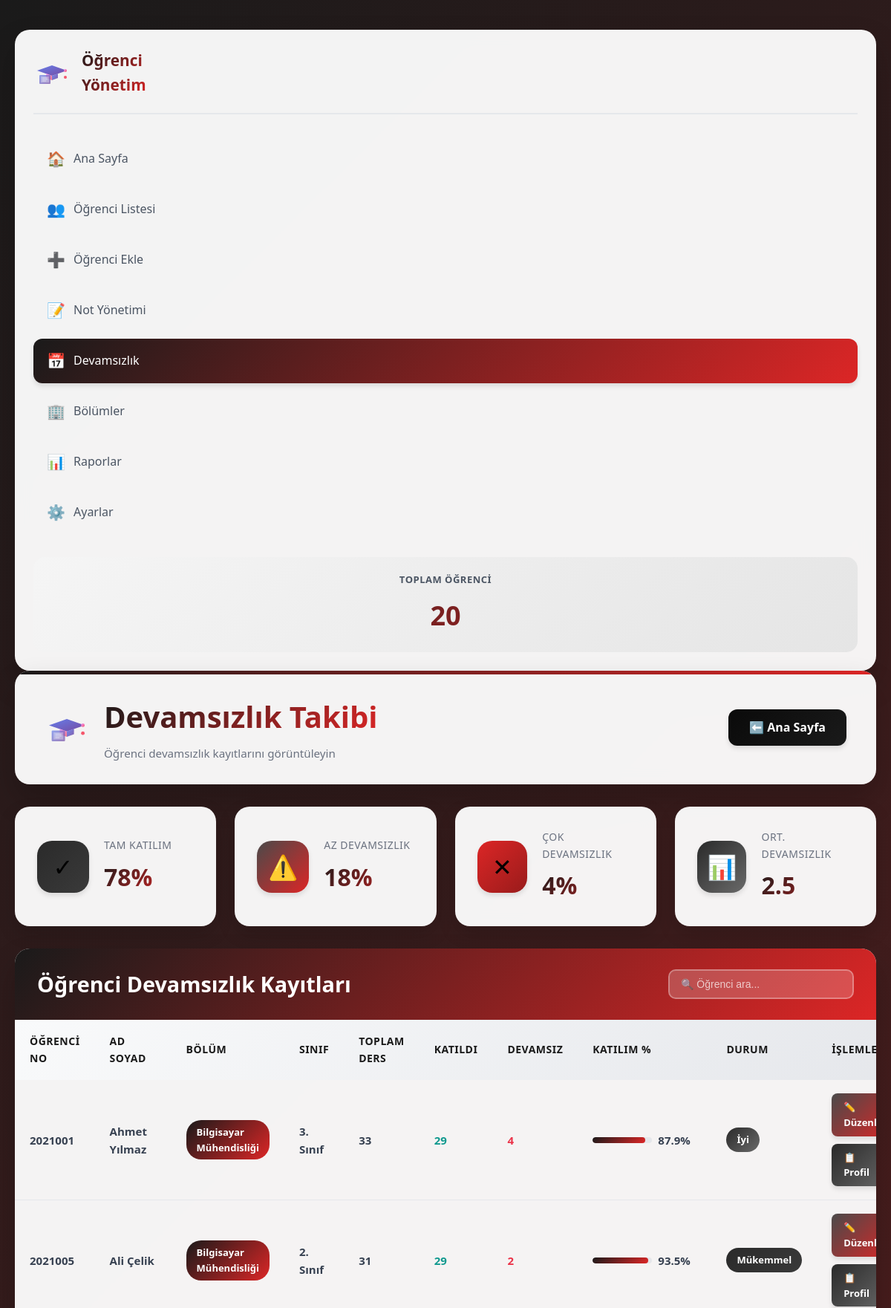
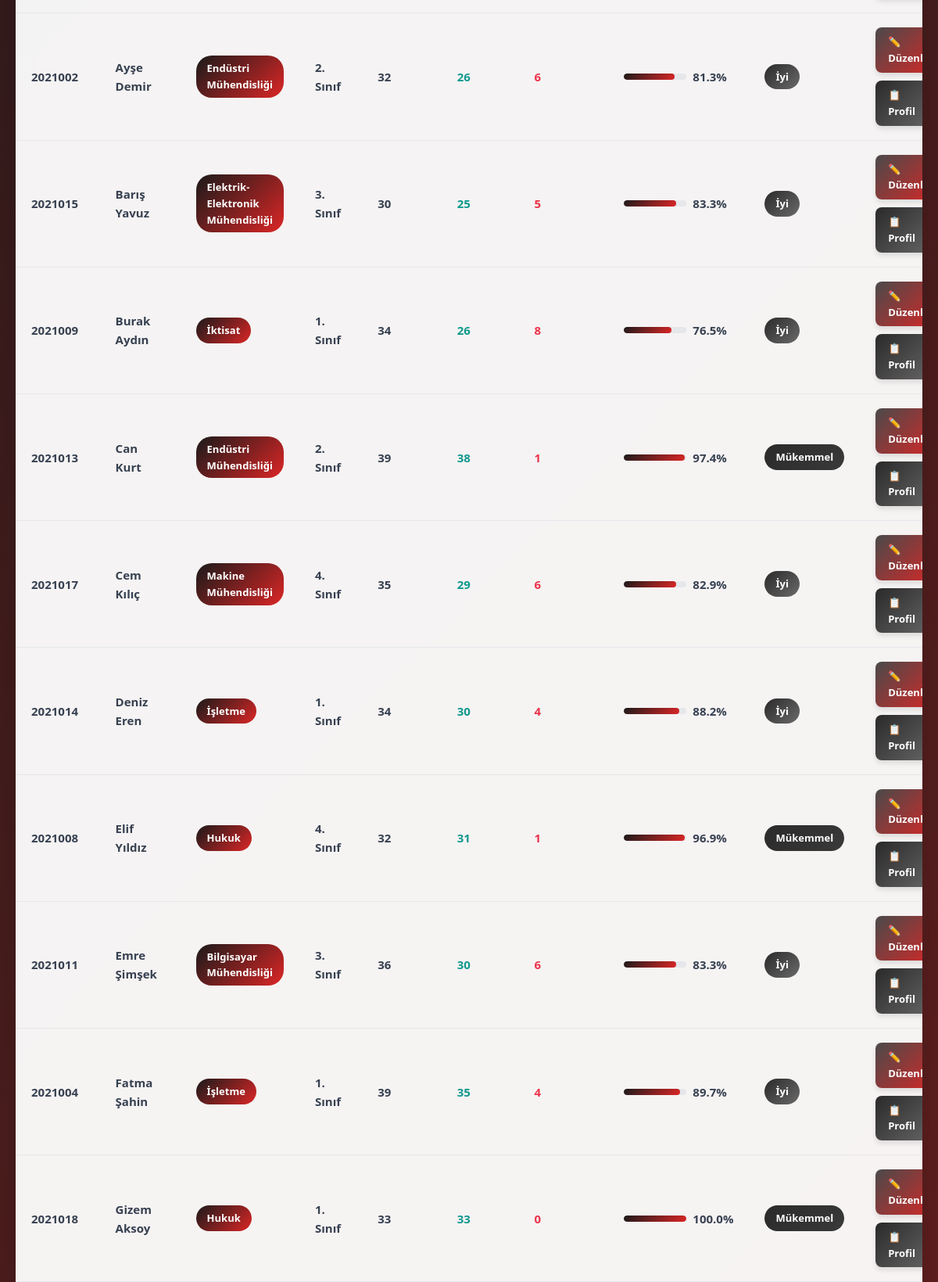
Screenshot of /attendance.php (upper part) with the database file from the repository (2 pictures, top to bottom).
### tables this page shows
CREATE TABLE IF NOT EXISTS ogrenciler (
    id INT(11) AUTO_INCREMENT PRIMARY KEY,
    ad VARCHAR(100) NOT NULL,
    soyad VARCHAR(100) NOT NULL,
    ogrenci_no VARCHAR(20) NOT NULL UNIQUE,
    email VARCHAR(150) NOT NULL,
    telefon VARCHAR(20),
    cinsiyet ENUM('Erkek', 'Kadın', 'Belirtmek İstemiyorum') DEFAULT 'Belirtmek İstemiyorum',
    dogum_tarihi DATE,
    bolum VARCHAR(100) NOT NULL,
    sinif INT(1) NOT NULL,
    not_ortalamasi DECIMAL(4,2) DEFAULT 0.00,
    adres TEXT,
    il VARCHAR(50),
    veli_adi VARCHAR(150),
    veli_telefonu VARCHAR(20),
    durum ENUM('Aktif', 'Mezun', 'Kayıt Dondurdu', 'Ayrıldı') DEFAULT 'Aktif',
    profil_resmi VARCHAR(255) DEFAULT 'default-avatar.png',
    kayit_tarihi TIMESTAMP DEFAULT CURRENT_TIMESTAMP,
    guncelleme_tarihi TIMESTAMP DEFAULT CURRENT_TIMESTAMP ON UPDATE CURRENT_TIMESTAMP
);

### attendance.php (the view, shortened to what this page needs)
<?php
require_once 'config.php';
$students_sql = "SELECT id, ad, soyad, ogrenci_no, bolum, sinif FROM ogrenciler ORDER BY ad, soyad";
$students_result = $conn->query($students_sql);
$stats_sql = "SELECT COUNT(*) as toplam FROM ogrenciler";
$stats_result = $conn->query($stats_sql);
$stats = $stats_result->fetch_assoc();
?>
<!DOCTYPE html>
<html lang="tr">
<head>
    <link rel="stylesheet" href="style.css">
</head>
<body>
    <div class="main-layout">
        <aside class="sidebar">
            <div class="sidebar-logo">
                <img src="logo.svg" alt="Logo">
                <h3>Öğrenci<br>Yönetim</h3>
            </div>
            <nav>
                <ul class="nav-menu">
                    <li class="nav-item">
                        <a href="index.php" class="nav-link">
                            <span class="nav-icon">🏠</span>
                            <span>Ana Sayfa</span>
                        </a>
                    </li>
                    <li class="nav-item">
                        <a href="students.php" class="nav-link">
                            <span class="nav-icon">👥</span>
                            <span>Öğrenci Listesi</span>
                        </a>
                    </li>
                    <li class="nav-item">
                        <a href="add.php" class="nav-link">
                            <span class="nav-icon">➕</span>
                            <span>Öğrenci Ekle</span>
                        </a>
                    </li>
                    <li class="nav-item">
                        <a href="grades.php" class="nav-link">
                            <span class="nav-icon">📝</span>
                            <span>Not Yönetimi</span>
                        </a>
                    </li>
                    <li class="nav-item">
                        <a href="attendance.php" class="nav-link active">
                            <span class="nav-icon">📅</span>
                            <span>Devamsızlık</span>
                        </a>
                    </li>
                    <li class="nav-item">
                        <a href="departments.php" class="nav-link">
                            <span class="nav-icon">🏢</span>
                            <span>Bölümler</span>
                        </a>
                    </li>
                    <li class="nav-item">
                        <a href="reports.php" class="nav-link">
                            <span class="nav-icon">📊</span>
                            <span>Raporlar</span>
                        </a>
                    </li>
                    <li class="nav-item">
                        <a href="settings.php" class="nav-link">
                            <span class="nav-icon">⚙️</span>
                            <span>Ayarlar</span>
                        </a>
                    </li>
                </ul>
            </nav>
            <div class="sidebar-stats">
                <h4>Toplam Öğrenci</h4>
                <div class="big-number"><?php echo $stats['toplam'] ?? 0; ?></div>
            </div>
        </aside>
        <div class="content-area">
            <div class="header">
                <div class="header-left">
                    <img src="logo.svg" alt="Logo" class="header-logo">
                    <div>
                        <h1>Devamsızlık Takibi</h1>
                        <p class="header-subtitle">Öğrenci devamsızlık kayıtlarını görüntüleyin</p>
                    </div>
                </div>
                <div class="header-actions">
                    <a href="index.php" class="btn btn-secondary">
                        ⬅️ Ana Sayfa
                    </a>
                </div>
            </div>
            <div class="stats-container">
                <div class="stat-card">
                    <div class="stat-icon success">
                        ✓
                    </div>
                    <div class="stat-info">
                        <h3>Tam Katılım</h3>
                        <div class="stat-value">78%</div>
                    </div>
                </div>
                <div class="stat-card">
                    <div class="stat-icon warning">
                        ⚠️
                    </div>
                    <div class="stat-info">
                        <h3>Az Devamsızlık</h3>
                        <div class="stat-value">18%</div>
                    </div>
                </div>
                <div class="stat-card">
                    <div class="stat-icon danger">
                        ✕
                    </div>
                    <div class="stat-info">
                        <h3>Çok Devamsızlık</h3>
                        <div class="stat-value">4%</div>
                    </div>
                </div>
                <div class="stat-card">
                    <div class="stat-icon info">
                        📊
                    </div>
                    <div class="stat-info">
                        <h3>Ort. Devamsızlık</h3>
                        <div class="stat-value">2.5</div>
                    </div>
                </div>
            </div>
            <div class="table-container">
                <div class="table-header">
                    <h2>Öğrenci Devamsızlık Kayıtları</h2>
                    <div class="search-box">
                        <input type="text" id="searchInput" placeholder="🔍 Öğrenci ara..." onkeyup="searchTable()">
                    </div>
                </div>
                <div class="table-wrapper">
                    <?php if ($students_result->num_rows > 0): ?>
                        <table id="studentTable">
                            <thead>
                                <tr>
                                    <th>Öğrenci No</th>
                                    <th>Ad Soyad</th>
                                    <th>Bölüm</th>
                                    <th>Sınıf</th>
                                    <th>Toplam Ders</th>
                                    <th>Katıldı</th>
                                    <th>Devamsız</th>
                                    <th>Katılım %</th>
                                    <th>Durum</th>
                                    <th>İşlemler</th>
                                </tr>
                            </thead>
                            <tbody>
                                <?php while($student = $students_result->fetch_assoc()):
                                    $toplam_ders = rand(30, 40);
                                    $devamsiz = rand(0, 8);
                                    $katildi = $toplam_ders - $devamsiz;
                                    $katilim_yuzde = ($katildi / $toplam_ders) * 100;
                                    if ($katilim_yuzde >= 90) {
                                        $durum = 'Mükemmel';
                                        $durum_class = 'success';
                                    } elseif ($katilim_yuzde >= 75) {
                                        $durum = 'İyi';
                                        $durum_class = 'info';
                                    } elseif ($katilim_yuzde >= 60) {
                                        $durum = 'Uyarı';
                                        $durum_class = 'warning';
                                    } else {
                                        $durum = 'Tehlikede';
                                        $durum_class = 'danger';
                                    }
                                ?>
                                    <tr>
                                        <td><strong><?php echo htmlspecialchars($student['ogrenci_no']); ?></strong></td>
                                        <td>
                                            <strong><?php echo htmlspecialchars($student['ad'] . ' ' . $student['soyad']); ?></strong>
                                        </td>
                                        <td>
                                            <span class="badge badge-primary">
                                                <?php echo htmlspecialchars($student['bolum']); ?>
                                            </span>
                                        </td>
                                        <td><strong><?php echo $student['sinif']; ?>. Sınıf</strong></td>
                                        <td><strong><?php echo $toplam_ders; ?></strong></td>
                                        <td><strong style="color: #11998e;"><?php echo $katildi; ?></strong></td>
                                        <td><strong style="color: #eb3349;"><?php echo $devamsiz; ?></strong></td>
                                        <td>
                                            <div style="display: flex; align-items: center; gap: 8px;">
                                                <div class="progress-bar" style="width: 80px;">
                                                    <div class="progress-fill" style="width: <?php echo $katilim_yuzde; ?>%;"></div>
                                                </div>
                                                <strong><?php echo number_format($katilim_yuzde, 1); ?>%</strong>
                                            </div>
                                        </td>
                                        <td>
                                            <span class="badge badge-<?php echo $durum_class; ?>">
                                                <?php echo $durum; ?>
                                            </span>
                                        </td>
                                        <td>
                                            <div class="actions">
                                                <a href="attendance_edit.php?id=<?php echo $student['id']; ?>" class="btn btn-warning btn-sm">
                                                    ✏️ Düzenle
                                                </a>
                                                <a href="profile.php?id=<?php echo $student['id']; ?>" class="btn btn-info btn-sm">
                                                    📋 Profil
                                                </a>
                                            </div>
                                        </td>
                                    </tr>
                                <?php endwhile; ?>
                            </tbody>
                        </table>
                    <?php endif; ?>
                </div>
            </div>
        </div>
    </div>
</body>
</html>

### rows the page displays
ogrenciler: ogrenci_no "2021001", ad+soyad "Ahmet Yılmaz", bolum "Bilgisayar Mühendisliği", sinif "3", $katilim_yuzde 87.878787878788 (drawn), durum "İyi"
ogrenciler: ogrenci_no "2021005", ad+soyad "Ali Çelik", bolum "Bilgisayar Mühendisliği", sinif "2", $katilim_yuzde 93.548387096774 (drawn), durum "Mükemmel"
ogrenciler: ogrenci_no "2021002", ad+soyad "Ayşe Demir", bolum "Endüstri Mühendisliği", sinif "2", $katilim_yuzde 81.25 (drawn), durum "İyi"
ogrenciler: ogrenci_no "2021015", ad+soyad "Barış Yavuz", bolum "Elektrik-Elektronik Mühendisliği", sinif "3", $katilim_yuzde 83.333333333333 (drawn), durum "İyi"
ogrenciler: ogrenci_no "2021009", ad+soyad "Burak Aydın", bolum "İktisat", sinif "1", $katilim_yuzde 76.470588235294 (drawn), durum "İyi"
ogrenciler: ogrenci_no "2021013", ad+soyad "Can Kurt", bolum "Endüstri Mühendisliği", sinif "2", $katilim_yuzde 97.435897435897 (drawn), durum "Mükemmel"
ogrenciler: ogrenci_no "2021017", ad+soyad "Cem Kılıç", bolum "Makine Mühendisliği", sinif "4", $katilim_yuzde 82.857142857143 (drawn), durum "İyi"
ogrenciler: ogrenci_no "2021014", ad+soyad "Deniz Eren", bolum "İşletme", sinif "1", $katilim_yuzde 88.235294117647 (drawn), durum "İyi"
ogrenciler: ogrenci_no "2021008", ad+soyad "Elif Yıldız", bolum "Hukuk", sinif "4", $katilim_yuzde 96.875 (drawn), durum "Mükemmel"
ogrenciler: ogrenci_no "2021011", ad+soyad "Emre Şimşek", bolum "Bilgisayar Mühendisliği", sinif "3", $katilim_yuzde 83.333333333333 (drawn), durum "İyi"
ogrenciler: ogrenci_no "2021004", ad+soyad "Fatma Şahin", bolum "İşletme", sinif "1", $katilim_yuzde 89.74358974359 (drawn), durum "İyi"
ogrenciler: ogrenci_no "2021018", ad+soyad "Gizem Aksoy", bolum "Hukuk", sinif "1", $katilim_yuzde 100 (drawn), durum "Mükemmel"

### other values shown
$stats['toplam'] "20"
